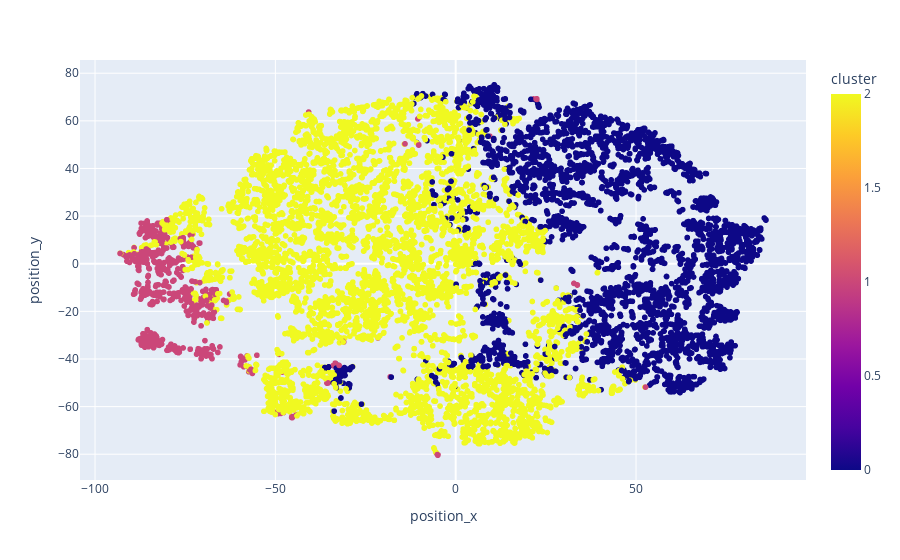

Notebook cell for this chart:
### Code cell
from sklearn.manifold import TSNE
import pandas as pd
import plotly.express as px

perplexity = 30
tsne = TSNE(n_components=2, perplexity=perplexity, random_state=42)

positions = tsne.fit_transform(X_scaled)

df.loc[:, ["position_x", "position_y"]] = positions

tsne_df = pd.DataFrame(df, columns=["position_x", "position_y", "cluster", "name"])

fig = px.scatter(
    tsne_df,
    x="position_x",
    y="position_y",
    color="cluster",
    hover_data=["position_x", "position_y", "name"],
)
fig.show()

### Figure 1 — Plotly figure (JSON) as saved in the notebook; plotly's stock layout.template omitted (floating-point values rounded to 4 significant figures; data arrays with more than 128 entries replaced by an {"elided": "..."} marker saying what was removed)
{"data": [{"customdata": {"elided": "10000x1 str values"}, "hovertemplate": "position_x=%{x}<br>position_y=%{y}<br>name=%{customdata[0]}<br>cluster=%{marker.color}<extra></extra>", "legendgroup": "", "marker": {"color": {"elided": "10000 int values"}, "coloraxis": "coloraxis", "symbol": "circle"}, "mode": "markers", "name": "", "showlegend": false, "type": "scattergl", "x": {"elided": "10000 float values"}, "xaxis": "x", "y": {"elided": "10000 float values"}, "yaxis": "y"}], "layout": {"coloraxis": {"colorbar": {"title": {"text": "cluster"}}, "colorscale": [[0, "#0d0887"], [0.1111, "#46039f"], [0.2222, "#7201a8"], [0.3333, "#9c179e"], [0.4444, "#bd3786"], [0.5556, "#d8576b"], [0.6667, "#ed7953"], [0.7778, "#fb9f3a"], [0.8889, "#fdca26"], [1, "#f0f921"]]}, "legend": {"tracegroupgap": 0}, "margin": {"t": 60}, "xaxis": {"anchor": "y", "domain": [0, 1], "title": {"text": "position_x"}}, "yaxis": {"anchor": "x", "domain": [0, 1], "title": {"text": "position_y"}}}}
